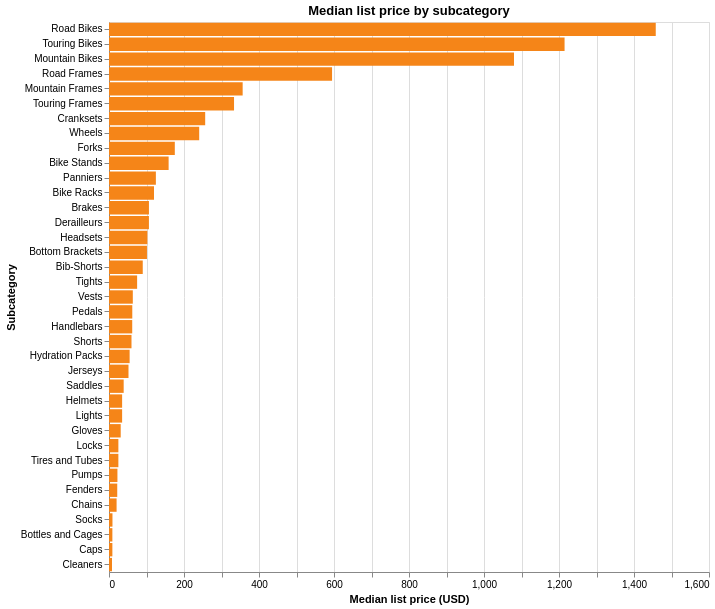

This figure's notebook cell:
### Code cell
import altair as alt

# Defensive: ensure no zeros/nulls would break a log scale, and reset index
plot_df = sub_price.copy()
plot_df = plot_df[plot_df['median_price'] > 0]

chart = alt.Chart(plot_df).mark_bar(color='#F58518').encode(
    x=alt.X('median_price:Q', title='Median list price (USD)'),
    y=alt.Y('subcategory_name:N', sort='-x', title='Subcategory'),
    tooltip=['subcategory_name', 'n_products', 'median_price', 'min_price', 'max_price']
).properties(
    title='Median list price by subcategory',
    width=600,
    height=550
)

chart.display()   # force-render even if the cell has subsequent code

### Figure 1 — Vega-Lite specification as saved in the notebook (floating-point values rounded to 4 significant figures)
{"config": {"view": {"continuousWidth": 300, "continuousHeight": 300}}, "data": {"name": "data-74c8939f3e67c78f3810f10fbc04ad2d"}, "mark": {"type": "bar", "color": "#F58518"}, "encoding": {"tooltip": [{"field": "subcategory_name", "type": "nominal"}, {"field": "n_products", "type": "quantitative"}, {"field": "median_price", "type": "quantitative"}, {"field": "min_price", "type": "quantitative"}, {"field": "max_price", "type": "quantitative"}], "x": {"field": "median_price", "title": "Median list price (USD)", "type": "quantitative"}, "y": {"field": "subcategory_name", "sort": "-x", "title": "Subcategory", "type": "nominal"}}, "height": 550, "title": "Median list price by subcategory", "width": 600, "$schema": "https://vega.github.io/schema/vega-lite/v5.20.1.json", "datasets": {"data-74c8939f3e67c78f3810f10fbc04ad2d": [{"subcategory_name": "Road Bikes", "n_products": 43, "min_price": 540.0, "median_price": 1458.0, "max_price": 3578.0}, {"subcategory_name": "Touring Bikes", "n_products": 22, "min_price": 742.4, "median_price": 1215.0, "max_price": 2384.0}, {"subcategory_name": "Mountain Bikes", "n_products": 32, "min_price": 540.0, "median_price": 1080.0, "max_price": 3400.0}, {"subcategory_name": "Road Frames", "n_products": 33, "min_price": 337.2, "median_price": 594.8, "max_price": 1432.0}, {"subcategory_name": "Mountain Frames", "n_products": 28, "min_price": 249.8, "median_price": 356.4, "max_price": 1364.0}, {"subcategory_name": "Touring Frames", "n_products": 18, "min_price": 333.4, "median_price": 333.4, "max_price": 1004.0}, {"subcategory_name": "Cranksets", "n_products": 3, "min_price": 175.5, "median_price": 256.5, "max_price": 405.0}, {"subcategory_name": "Wheels", "n_products": 14, "min_price": 60.74, "median_price": 240.5, "max_price": 357.1}, {"subcategory_name": "Forks", "n_products": 3, "min_price": 148.2, "median_price": 175.5, "max_price": 229.5}, {"subcategory_name": "Bike Stands", "n_products": 1, "min_price": 159.0, "median_price": 159.0, "max_price": 159.0}, {"subcategory_name": "Panniers", "n_products": 1, "min_price": 125.0, "median_price": 125.0, "max_price": 125.0}, {"subcategory_name": "Bike Racks", "n_products": 1, "min_price": 120.0, "median_price": 120.0, "max_price": 120.0}, {"subcategory_name": "Brakes", "n_products": 2, "min_price": 106.5, "median_price": 106.5, "max_price": 106.5}, {"subcategory_name": "Derailleurs", "n_products": 2, "min_price": 91.49, "median_price": 106.5, "max_price": 121.5}, {"subcategory_name": "Headsets", "n_products": 3, "min_price": 34.2, "median_price": 102.3, "max_price": 124.7}, {"subcategory_name": "Bottom Brackets", "n_products": 3, "min_price": 53.99, "median_price": 101.2, "max_price": 121.5}, {"subcategory_name": "Bib-Shorts", "n_products": 3, "min_price": 89.99, "median_price": 89.99, "max_price": 89.99}, {"subcategory_name": "Tights", "n_products": 3, "min_price": 74.99, "median_price": 74.99, "max_price": 74.99}, {"subcategory_name": "Vests", "n_products": 3, "min_price": 63.5, "median_price": 63.5, "max_price": 63.5}, {"subcategory_name": "Pedals", "n_products": 7, "min_price": 40.49, "median_price": 62.09, "max_price": 80.99}, {"subcategory_name": "Handlebars", "n_products": 8, "min_price": 44.54, "median_price": 61.92, "max_price": 120.3}, {"subcategory_name": "Shorts", "n_products": 7, "min_price": 59.99, "median_price": 59.99, "max_price": 69.99}, {"subcategory_name": "Hydration Packs", "n_products": 1, "min_price": 54.99, "median_price": 54.99, "max_price": 54.99}, {"subcategory_name": "Jerseys", "n_products": 8, "min_price": 49.99, "median_price": 51.99, "max_price": 53.99}, {"subcategory_name": "Saddles", "n_products": 9, "min_price": 27.12, "median_price": 39.14, "max_price": 52.64}, {"subcategory_name": "Helmets", "n_products": 3, "min_price": 34.99, "median_price": 34.99, "max_price": 34.99}, {"subcategory_name": "Lights", "n_products": 3, "min_price": 13.99, "median_price": 34.99, "max_price": 44.99}, {"subcategory_name": "Gloves", "n_products": 6, "min_price": 24.49, "median_price": 31.24, "max_price": 37.99}, {"subcategory_name": "Locks", "n_products": 1, "min_price": 25.0, "median_price": 25.0, "max_price": 25.0}, {"subcategory_name": "Tires and Tubes", "n_products": 11, "min_price": 2.29, "median_price": 24.99, "max_price": 35.0}, {"subcategory_name": "Pumps", "n_products": 2, "min_price": 19.99, "median_price": 22.49, "max_price": 24.99}, {"subcategory_name": "Fenders", "n_products": 1, "min_price": 21.98, "median_price": 21.98, "max_price": 21.98}, {"subcategory_name": "Chains", "n_products": 1, "min_price": 20.24, "median_price": 20.24, "max_price": 20.24}, {"subcategory_name": "Socks", "n_products": 4, "min_price": 8.99, "median_price": 9.245, "max_price": 9.5}, {"subcategory_name": "Bottles and Cages", "n_products": 3, "min_price": 4.99, "median_price": 8.99, "max_price": 9.99}, {"subcategory_name": "Caps", "n_products": 1, "min_price": 8.99, "median_price": 8.99, "max_price": 8.99}, {"subcategory_name": "Cleaners", "n_products": 1, "min_price": 7.95, "median_price": 7.95, "max_price": 7.95}]}}
